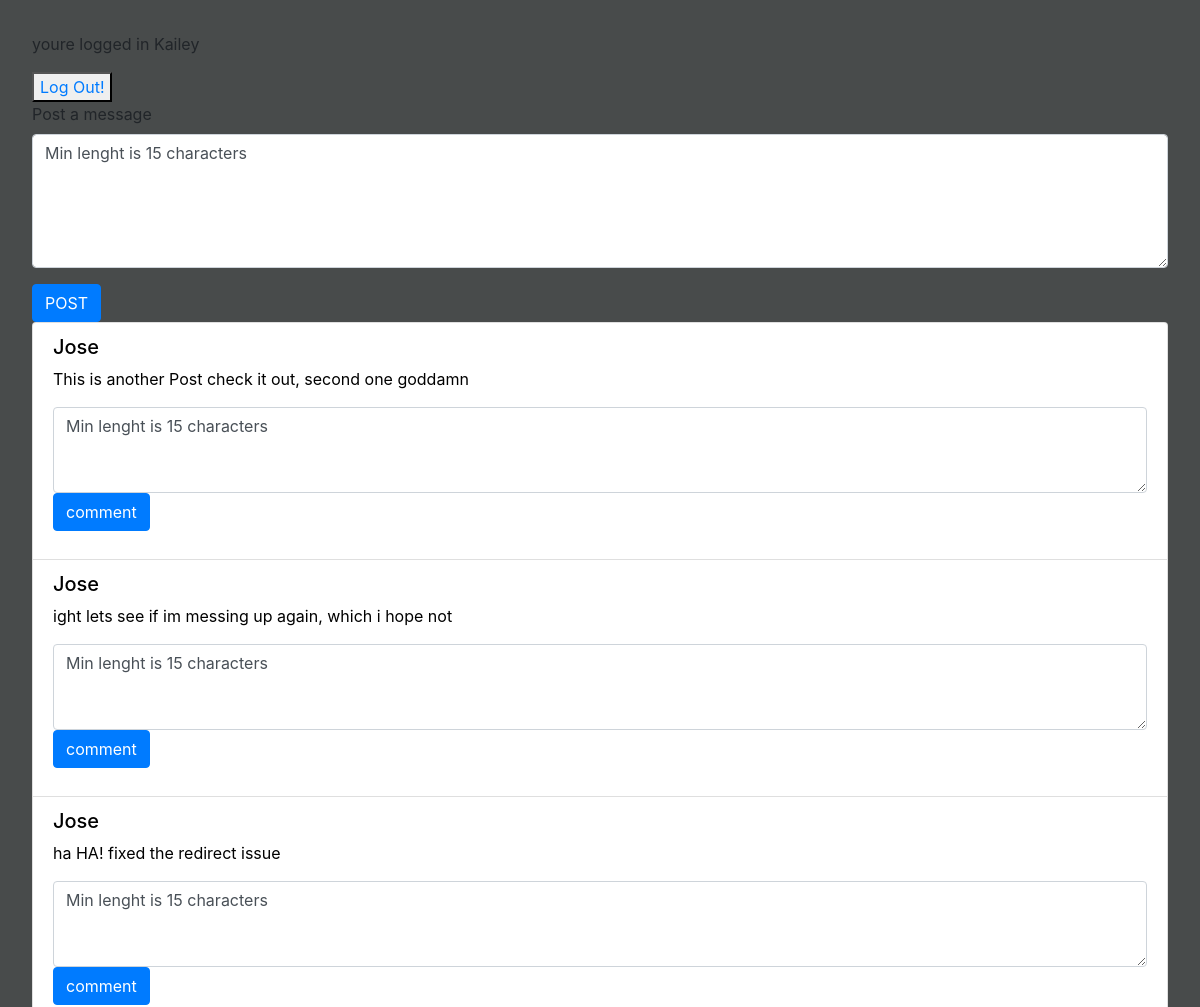
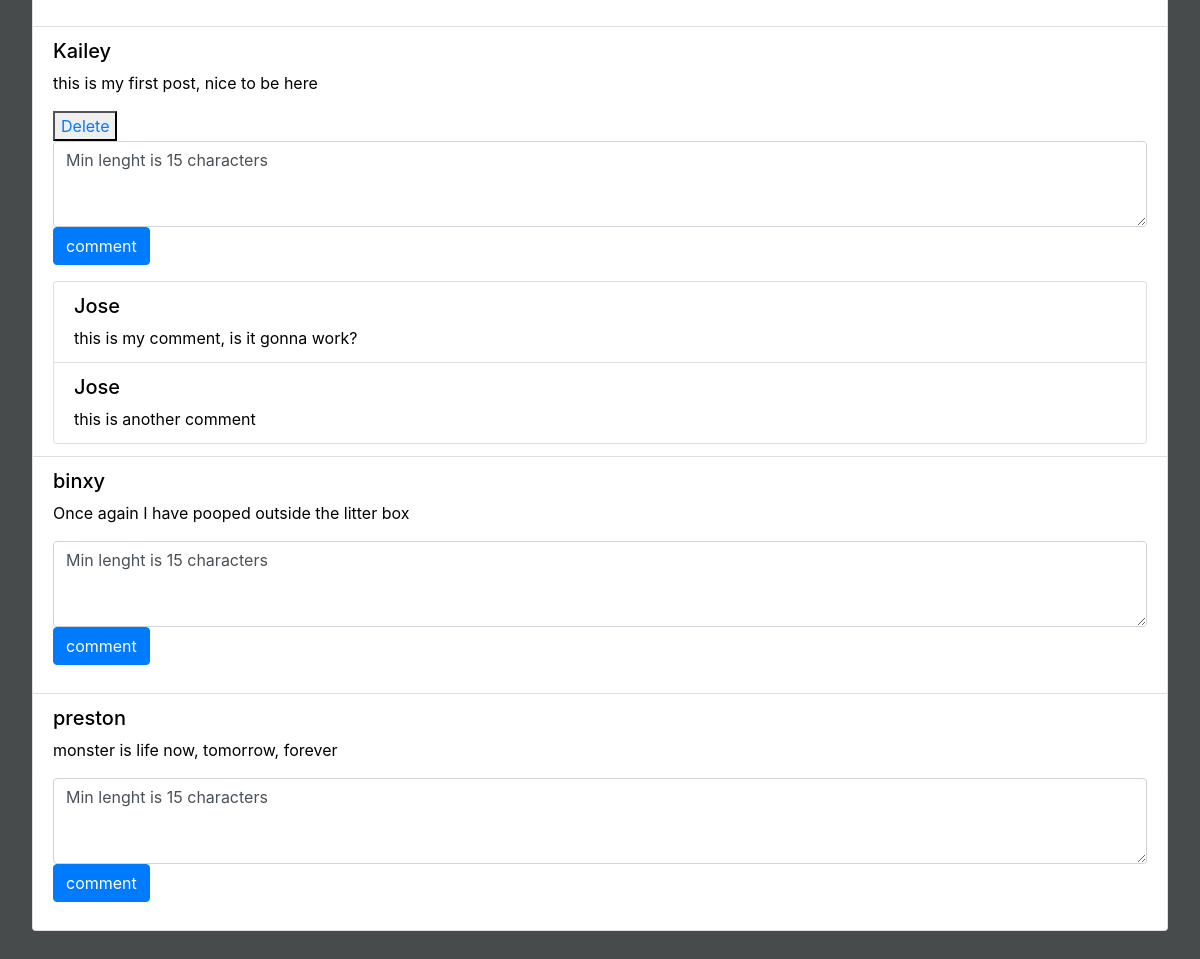
/posts/ (signed in), run on the app's committed database (2 pictures, top to bottom).
### home/models.py (models this page shows, shortened)
class User(models.Model):
    first_name = models.CharField(max_length=255)
    last_name = models.CharField(max_length=255)
    email = models.EmailField()
    password = models.CharField(max_length=255)
    created_at = models.DateTimeField(auto_now_add=True)
    updated_at = models.DateTimeField(auto_now=True)
    objects = UserManager()

### homePage/models.py (models this page shows)
class message(models.Model):
    message = models.TextField()
    user = models.ForeignKey(User, on_delete=models.CASCADE, related_name="messages")
    created_at = models.DateTimeField(auto_now_add=True)
    updated_at = models.DateTimeField(auto_now=True)
    objects = messageManager()

class comment(models.Model):
    comment = models.TextField()
    message = models.ForeignKey(message, on_delete=models.CASCADE, related_name="comments")
    user = models.ForeignKey(User, on_delete=models.CASCADE, related_name="comments")
    created_at = models.DateTimeField(auto_now_add=True)
    updated_at = models.DateTimeField(auto_now=True)
    objects = commentManager()

### homePage/views.py (the view)
# urls.py: path('', views.index),
def index(request):
    if not 'user_id' in request.session:
        return redirect('/')
    else:
        content = {
            'user': User.objects.get(id = request.session['user_id']),
            'messages': message.objects.all(),
            'comments': comment.objects.all()
        }
        return render(request, 'homePage/index.html', content)

### homePage/templates/homePage/index.html (shortened to what this page needs)
<!DOCTYPE html>
<html lang="en">
<head>
    <link href="https://stackpath.bootstrapcdn.com/bootstrap/4.5.0/css/bootstrap.min.css" rel="stylesheet">
    {% load static %}
    <link rel="stylesheet" href="{% static 'homePage/style.css' %}">
</head>
<body>
    <p>youre logged in {{user.first_name}}</p>
    <div>
        <button><a href="/logout">Log Out!</a></button>
        <form action="post" method="post">
            <div class="form-group">
                <label for="message">
                    Post a message
                </label>
                <textarea name="message" id="message" cols="100" rows="5" class="form-control">Min lenght is 15 characters</textarea>
            </div>
            <button class="btn btn-primary">POST</button>
        </form>
    <div class="posts">
        <ul class="list-group">
            {% for message in messages %}
                <li class="list-group-item">
                    <div>
                        <h5>{{message.user.first_name}}</h5>
                    <p>{{message.message}}</p>
                    {% if message.user.email == user.email %}
                        <button><a href="delete/{{message.id}}">Delete</a></button>
                    {% endif %}
                    </div>
                    <form action="comment" method="post">
                        <div class="form-group">
                            <textarea name="comment" id="comment" cols="40" rows="3" class="form-control">Min lenght is 15 characters</textarea>
                            <button class="btn btn-primary">comment</button>
                        </div>
                    </form>
                    <ul class="list-group">
                        {% for comment in message.comments.all %}
                            <li class="list-group-item">
                                <h5>{{ comment.user.first_name }}</h5>
                                {{comment.comment}}
                            </li>
                        {% endfor %}
                    </ul>
                </li>
            {% endfor %}
        </ul>
    </div>
</body>
</html>

### homePage/static/homePage/style.css (style rules this page uses)
.posts { color: black; }
body { background-color: rgb(72, 75, 75); padding: 2em; }
form { display: block; }

### data on the page
User: first_name "Kailey"
message: user.first_name "Jose", message "This is another Post check it out, second one goddamn"
message: user.first_name "Jose", message "ight lets see if im messing up again, which i hope not"
message: user.first_name "Jose", message "ha HA! fixed the redirect issue"
message: user.first_name "Kailey", message "this is my first post, nice to be here"
comment: user.first_name "Jose", comment "this is my comment, is it gonna work?"
comment: user.first_name "Jose", comment "this is another comment"
message: user.first_name "binxy", message "Once again I have pooped outside the litter box"
message: user.first_name "preston", message "monster is life now, tomorrow, forever"
